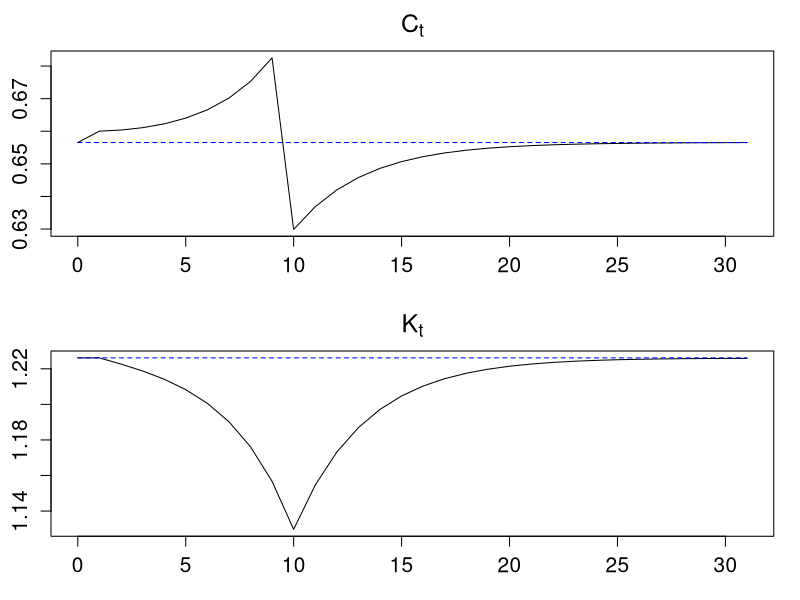
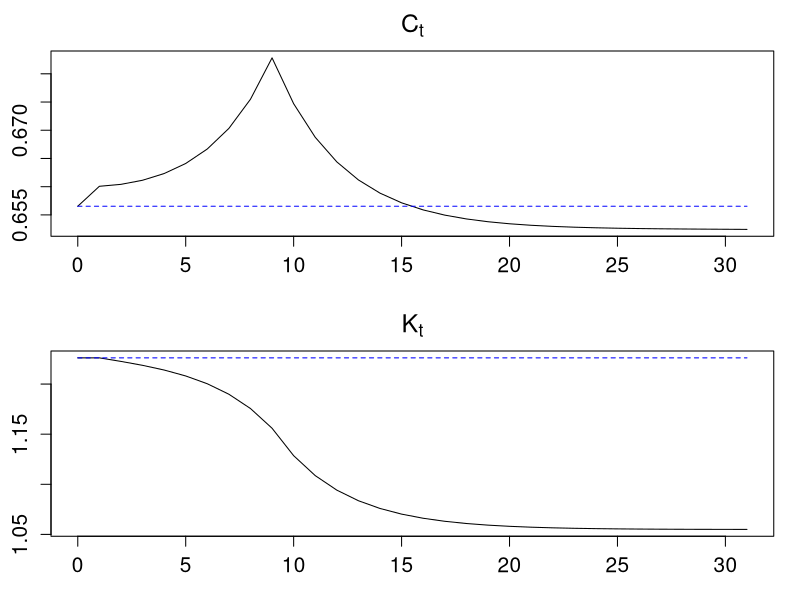

R code for these plots, in order:
#=======================================
# Chapter 3, Ramsey model with tax
#   modified on 2019/10/19
#=======================================

"%+%" <- function(x, y) paste(x, y, sep = "")
# figpath <- "../../figs/"
figpath <- "./"

library(nleqslv)

#----------------------------------------

alpha <- 0.3
beta <- 0.99
delta <- 0.25
At <- 1.0

#----------------------------------------

#Kt <- function(tauk) ((1/beta+delta-1)/((1-tauk)*alpha*At))^(1/(alpha-1))
#FCt <- function(K, g) (1-g)*At*K^alpha - delta*K

Kt <- function(tauk) ((1/beta+delta-1)/((1-tauk)*alpha*At))^(1/(alpha-1))
FCt <- function(K, g) At*K^alpha - delta*K - g

#----------------------------------------

objfun0 <- function(X, Z, maxT, X0, Xss = Css) {
  
  XX   <- matrix(X, maxT, 2)
  C    <- c(XX[, 1], Xss)
  K    <- c(X0, XX[, 2])
  tauc <- Z[[1]]
  tauk <- Z[[2]]
  g    <- Z[[3]]
  
  ret <- matrix(NA, maxT, 2)
  for(t in 1:maxT) {
    ret[t, 1] <- (1+tauc[t+1])*C[t+1]/(1+tauc[t])/C[t]-beta*((1-tauk[t+1])*alpha*At*K[t+1]^(alpha-1)-delta+1)
    ret[t, 2] <- K[t+1]-At*K[t]^alpha-(1-delta)*K[t]+C[t]+g[t]
  }
  return(c(ret))
}

Kt0 <- Kt(0)
FCt0 <- FCt(Kt0, 0.1)

#----------------------------------------

#--------------------
# シミュレーション１
#--------------------

maxT  <- 30

tauc1 <- rep(0, maxT+1)
tauk1 <- rep(0, maxT+1)

for(t in 10:(maxT+1))
  tauc1[t] <- 0.1

g <- rep(0.1, maxT+1)

Z1 <- list(tauc1, tauk1, g)

Kss0 <- Kt(tauk = tauk1[1])
Css0 <- FCt(Kss0, g = g[1])
Xinit1 <- c(rep(Css0,maxT), rep(Kss0,maxT))

Kss1 <- Kt(tauk = tauk1[maxT+1])
Css1 <- FCt(Kss1, g = g[maxT+1])

objfun1 <- function(X) objfun0(X, Z1, maxT, Kss0, Css1)
rslt1 <- nleqslv(Xinit1, objfun1)
rslt1x <- matrix(rslt1$x, maxT, 2)

Ct1 <- c(Css0, rslt1x[, 1],  Css1)
Kt1 <- c(Kss0, Kss0, rslt1x[, 2])

par(ps = 15)
par(mai = c(0.85*0.75, 0.68*0.75, 0.68*0.75, 0.35*0.75))
par(mfrow = c(2,1))
plot(cbind(0:(maxT+1), Ct1), typ = "l", main = expression(C[t]), xlab = "", ylab = "")
segments(0, Css0, maxT+1, Css0, lty = 2, col = "blue")

plot(cbind(0:(maxT+1), Kt1), typ = "l", main = expression(K[t]), xlab = "", ylab = "")
segments(0, Kss0, maxT+1, Kss0, lty = 2, col = "blue")

dev.copy2eps(file= figpath %+% "pubck1.eps")

#--------------------
# シミュレーション２
#--------------------

tauc2 <- rep(0, maxT+1)
tauk2 <- rep(0, maxT+1)

for(t in 10:(maxT+1))
  tauk2[t] <- 0.1

Z2 <- list(tauc2, tauk2, g)
Xinit2 <- c(rep(Css0,maxT), rep(Kss0,maxT))

Kss2 <- Kt(tauk = tauk2[maxT+1])
Css2 <- FCt(Kss2, g = g[maxT+1])

objfun2 <- function(X) objfun0(X, Z2, maxT, Kss0, Css2)
rslt2 <- nleqslv(Xinit2, objfun2)
rslt2x <- matrix(rslt2$x, maxT, 2)

Ct2 <- c(Css0, rslt2x[, 1],  Css2)
Kt2 <- c(Kss0, Kss0, rslt2x[, 2])

par(ps = 15)
par(mai = c(0.85*0.75, 0.68*0.75, 0.68*0.75, 0.35*0.75))
par(mfrow = c(2,1))
plot(cbind(0:(maxT+1), Ct2), typ = "l", main = expression(C[t]), xlab = "", ylab = "")
segments(0, Css0, maxT+1, Css0, lty = 2, col = "blue")

plot(cbind(0:(maxT+1), Kt2), typ = "l", main = expression(K[t]), xlab = "", ylab = "")
segments(0, Kss0, maxT+1, Kss0, lty = 2, col = "blue")

dev.copy2eps(file= figpath %+% "pubck2.eps")
